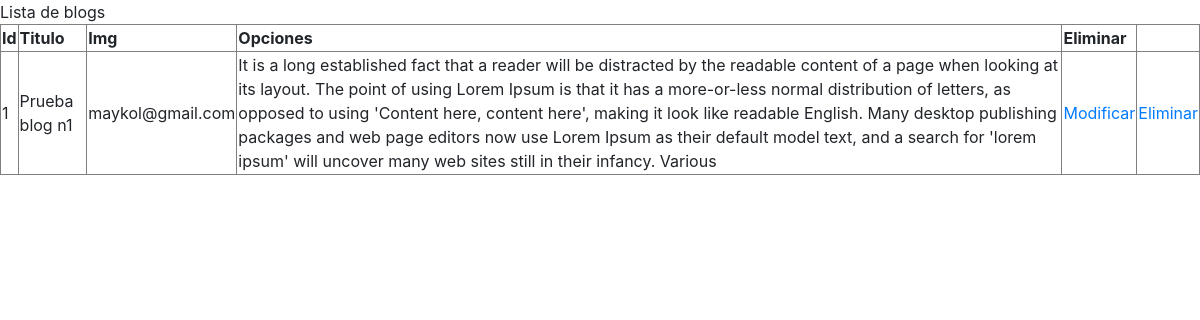
Page /listadoblogs/ on the earlier database version.
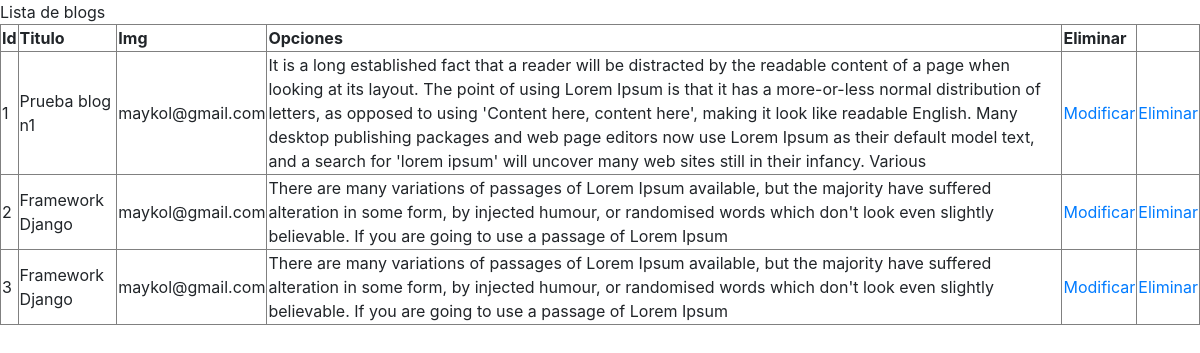
Same page on the later database version.
### core/models.py (models this page shows, shortened)
class Blog(models.Model):
    idBlog = models.AutoField(primary_key=True, null=False, blank=False)
    name = models.CharField(max_length=20, null=False, blank=False)
    email = models.CharField(max_length=20, null=False, blank=False)
    body = models.CharField(max_length=500, null=False, blank=False)

### core/views.py (the view)
# urls.py: path('listadoblogs/', listadoblogs,name="listadoblogs"),
def listadoblogs(request):
    blogs = Blog.objects.all()
    datos = {
        'blogs':blogs
    }
    return render(request, 'core/listadoblogs.html',datos)

### core/templates/core/listadoblogs.html (shortened to what this page needs)
{% load static %}
<!DOCTYPE html>
<html lang="en">
<head>
    <link rel="stylesheet" href="https://cdn.jsdelivr.net/npm/bootstrap@4.3.1/dist/css/bootstrap.min.css">
</head>
<body>
    <table border="1">Lista de blogs
        <tr>
            <th>Id</th>
            <th>Titulo</th>
            <th>Img</th>
            <th scope="col">Opciones</th>
            <th scope="col">Eliminar</th>
        </tr>
        {% for blo in blogs %}
        <tr>
            <td>{{blo.idBlog}}</td>
            <td>{{blo.name}}</td>
            <td>{{blo.email}}</td>
            <td>{{blo.body}}</td>
            <td><a href="{% url 'modificar_blog' blo.idBlog %}">Modificar</a></td>
            <td><a href="{% url 'eliminar_blog' blo.idBlog %}">Eliminar</a></td>
        </tr>
        {% endfor %}
    </table>
</body>
</html>

Differences in the rows shown:
added Blog: idBlog "2", name "Framework Django", email "maykol@gmail.com", body "There are many variations of passages of Lorem Ipsum available, but the majority have suffered alteration in some form, by injected humour, or randomised words which don't look even slightly believable. If you are going to use a passage of Lorem Ipsum"
added Blog: idBlog "3", name "Framework Django", email "maykol@gmail.com", body "There are many variations of passages of Lorem Ipsum available, but the majority have suffered alteration in some form, by injected humour, or randomised words which don't look even slightly believable. If you are going to use a passage of Lorem Ipsum"
